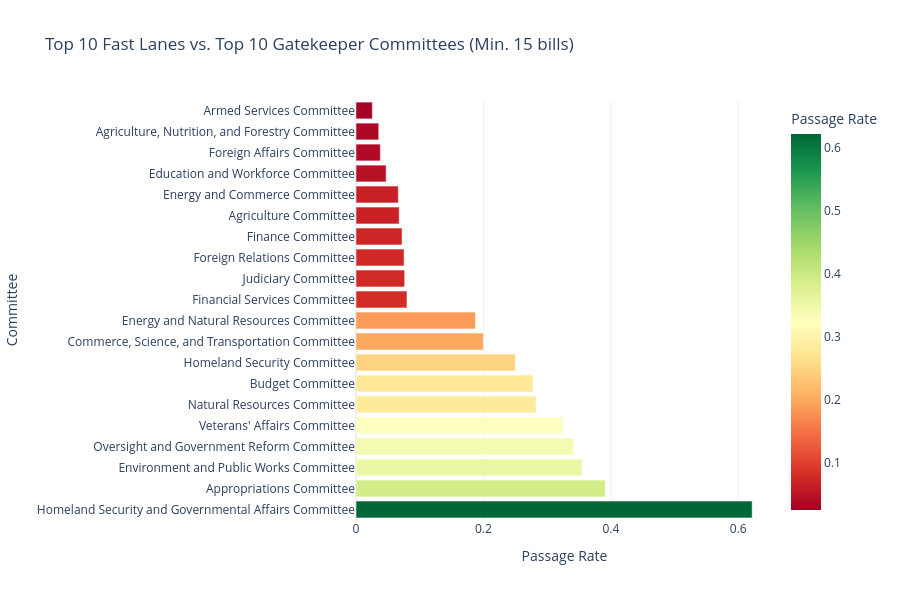

Notebook cell for this chart:
### Markdown cell above
## 4. Which committees are gatekeepers vs. fast lanes?

The committee you land in is almost destiny. Some committees (like Homeland Security & Oversight, which handle post office naming) have massive pass rates, while others (Energy & Commerce) act as strict gatekeepers.

### Code cell
import ast

# Extract committee names and track passes
committee_data = []
for _, row in df.iterrows():
    if pd.isna(row['committee_names_str']):
        continue
    try:
        
        committees = [c.strip() for c in row['committee_names_str'].split('|') if c.strip()]

        for c in committees:
            committee_data.append({'committee': c, 'passed': row['passed']})
    except:
        pass

cdf = pd.DataFrame(committee_data)
c_stats = cdf.groupby('committee')['passed'].agg(['mean', 'count']).reset_index()

# Filter for committees with at least 15 bills to remove noise
c_stats = c_stats[c_stats['count'] >= 15].sort_values('mean', ascending=False)

fig = px.bar(
    
    pd.concat([c_stats.head(10), c_stats.tail(10)]), # Top 10 and Bottom 10

    y='committee',
    x='mean',
    color='mean',
    orientation='h',
    title="Top 10 Fast Lanes vs. Top 10 Gatekeeper Committees (Min. 15 bills)",
    labels={"mean": "Passage Rate", "committee": "Committee"},
    color_continuous_scale="RdYlGn"
)
fig.update_layout(yaxis_tickformat='.0%', height=600)
fig.show()

### Figure 1 — Plotly figure (JSON) as saved in the notebook; plotly's stock layout.template omitted (floating-point values rounded to 4 significant figures)
{"data": [{"hovertemplate": "Passage Rate=%{marker.color}<br>Committee=%{y}<extra></extra>", "legendgroup": "", "marker": {"color": [0.6218, 0.3913, 0.3548, 0.3416, 0.325, 0.2826, 0.2778, 0.25, 0.2, 0.1875, 0.08, 0.07639, 0.07547, 0.07229, 0.0678, 0.06642, 0.0473, 0.03817, 0.03571, 0.02564], "coloraxis": "coloraxis", "pattern": {"shape": ""}}, "name": "", "orientation": "h", "showlegend": false, "textposition": "auto", "type": "bar", "x": [0.6218, 0.3913, 0.3548, 0.3416, 0.325, 0.2826, 0.2778, 0.25, 0.2, 0.1875, 0.08, 0.07639, 0.07547, 0.07229, 0.0678, 0.06642, 0.0473, 0.03817, 0.03571, 0.02564], "xaxis": "x", "y": ["Homeland Security and Governmental Affairs Committee", "Appropriations Committee", "Environment and Public Works Committee", "Oversight and Government Reform Committee", "Veterans' Affairs Committee", "Natural Resources Committee", "Budget Committee", "Homeland Security Committee", "Commerce, Science, and Transportation Committee", "Energy and Natural Resources Committee", "Financial Services Committee", "Judiciary Committee", "Foreign Relations Committee", "Finance Committee", "Agriculture Committee", "Energy and Commerce Committee", "Education and Workforce Committee", "Foreign Affairs Committee", "Agriculture, Nutrition, and Forestry Committee", "Armed Services Committee"], "yaxis": "y"}], "layout": {"barmode": "relative", "coloraxis": {"autocolorscale": false, "colorbar": {"title": {"text": "Passage Rate"}}, "colorscale": [[0, "rgb(165,0,38)"], [0.1, "rgb(215,48,39)"], [0.2, "rgb(244,109,67)"], [0.3, "rgb(253,174,97)"], [0.4, "rgb(254,224,139)"], [0.5, "rgb(255,255,191)"], [0.6, "rgb(217,239,139)"], [0.7, "rgb(166,217,106)"], [0.8, "rgb(102,189,99)"], [0.9, "rgb(26,152,80)"], [1, "rgb(0,104,55)"]]}, "height": 600, "legend": {"tracegroupgap": 0}, "title": {"text": "Top 10 Fast Lanes vs. Top 10 Gatekeeper Committees (Min. 15 bills)"}, "xaxis": {"anchor": "y", "domain": [0, 1], "title": {"text": "Passage Rate"}}, "yaxis": {"anchor": "x", "domain": [0, 1], "tickformat": ".0%", "title": {"text": "Committee"}}}}
